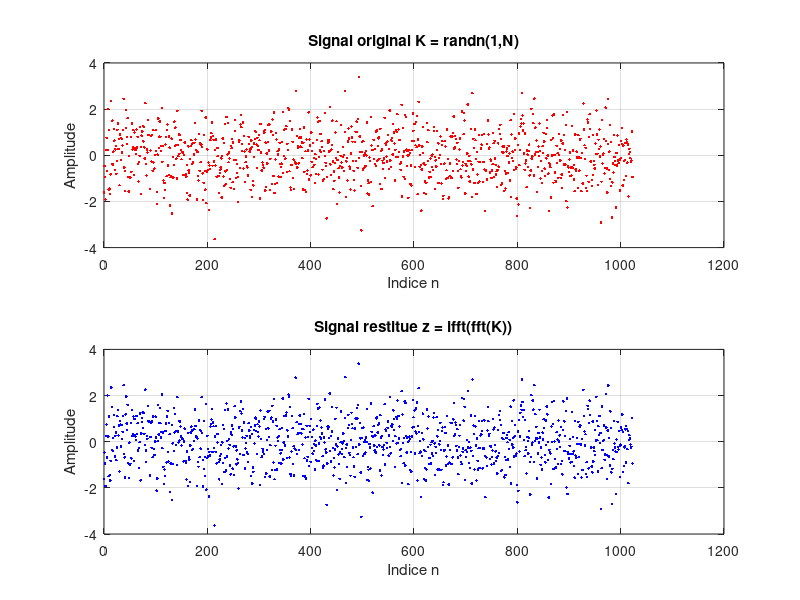

MATLAB code to generate this figure:
clear; close all; clc;

rng(2);
N = 1024;
K = randn(1, N);

X = fft(K);
K_rec = real(ifft(X));

figure;
subplot(2, 1, 1);
plot(0:N-1, K, 'r.');
grid on;
xlabel('Indice n');
ylabel('Amplitude');
title('Signal original K = randn(1,N)');

subplot(2, 1, 2);
plot(0:N-1, K_rec, 'b.');
grid on;
xlabel('Indice n');
ylabel('Amplitude');
title('Signal restitue z = ifft(fft(K))');

fprintf('Erreur maximale de reconstruction : %.3e\n', max(abs(K - K_rec)));
